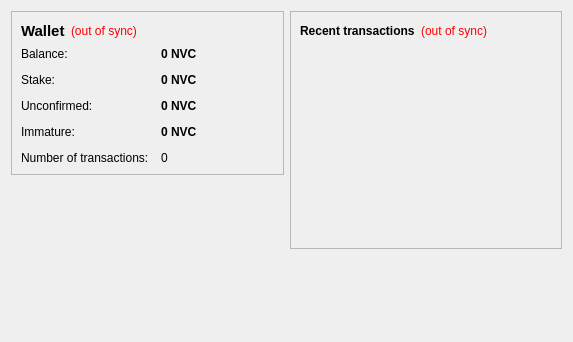
<?xml version="1.0" encoding="UTF-8"?>
<ui version="4.0">
 <class>OverviewPage</class>
 <widget class="QWidget" name="OverviewPage">
  <property name="geometry">
   <rect>
    <x>0</x>
    <y>0</y>
    <width>573</width>
    <height>342</height>
   </rect>
  </property>
  <property name="windowTitle">
   <string>Form</string>
  </property>
  <layout class="QHBoxLayout" name="horizontalLayout" stretch="1,1">
   <item>
    <layout class="QVBoxLayout" name="verticalLayout_2">
     <item>
      <widget class="QFrame" name="frame">
       <property name="frameShape">
        <enum>QFrame::StyledPanel</enum>
       </property>
       <property name="frameShadow">
        <enum>QFrame::Raised</enum>
       </property>
       <layout class="QVBoxLayout" name="verticalLayout_4">
        <item>
         <layout class="QHBoxLayout" name="horizontalLayout_4">
          <item>
           <widget class="QLabel" name="label_5">
            <property name="font">
             <font>
              <pointsize>11</pointsize>
              <weight>75</weight>
              <bold>true</bold>
             </font>
            </property>
            <property name="text">
             <string>Wallet</string>
            </property>
           </widget>
          </item>
          <item>
           <widget class="QLabel" name="labelWalletStatus">
            <property name="toolTip">
             <string>The displayed information may be out of date. Your wallet automatically synchronizes with the AlbaCoin network after a connection is established, but this process has not completed yet.</string>
            </property>
            <property name="styleSheet">
             <string notr="true">QLabel { color: red; }</string>
            </property>
            <property name="text">
             <string notr="true">(out of sync)</string>
            </property>
            <property name="alignment">
             <set>Qt::AlignLeading|Qt::AlignLeft|Qt::AlignVCenter</set>
            </property>
           </widget>
          </item>
          <item>
           <spacer name="horizontalSpacer_2">
            <property name="orientation">
             <enum>Qt::Horizontal</enum>
            </property>
            <property name="sizeHint" stdset="0">
             <size>
              <width>40</width>
              <height>20</height>
             </size>
            </property>
           </spacer>
          </item>
         </layout>
        </item>
        <item>
         <layout class="QFormLayout" name="formLayout_2">
          <property name="fieldGrowthPolicy">
           <enum>QFormLayout::AllNonFixedFieldsGrow</enum>
          </property>
          <property name="horizontalSpacing">
           <number>12</number>
          </property>
          <property name="verticalSpacing">
           <number>12</number>
          </property>
          <item row="0" column="0">
           <widget class="QLabel" name="label">
            <property name="text">
             <string>Balance:</string>
            </property>
           </widget>
          </item>
          <item row="0" column="1">
           <widget class="QLabel" name="labelBalance">
            <property name="font">
             <font>
              <weight>75</weight>
              <bold>true</bold>
             </font>
            </property>
            <property name="cursor">
             <cursorShape>IBeamCursor</cursorShape>
            </property>
            <property name="toolTip">
             <string>Your current balance</string>
            </property>
            <property name="text">
             <string notr="true">0 NVC</string>
            </property>
            <property name="textInteractionFlags">
             <set>Qt::LinksAccessibleByMouse|Qt::TextSelectableByKeyboard|Qt::TextSelectableByMouse</set>
            </property>
           </widget>
          </item>
          <item row="1" column="0">
           <widget class="QLabel" name="label_6">
            <property name="text">
             <string>Stake:</string>
            </property>
           </widget>
          </item>
          <item row="1" column="1">
           <widget class="QLabel" name="labelStake">
            <property name="font">
             <font>
              <weight>75</weight>
              <bold>true</bold>
             </font>
            </property>
            <property name="cursor">
             <cursorShape>IBeamCursor</cursorShape>
            </property>
            <property name="toolTip">
             <string>Total of coins that was staked, and do not yet count toward the current balance</string>
            </property>
            <property name="text">
             <string notr="true">0 NVC</string>
            </property>
            <property name="textInteractionFlags">
             <set>Qt::LinksAccessibleByMouse|Qt::TextSelectableByKeyboard|Qt::TextSelectableByMouse</set>
            </property>
           </widget>
          </item>
          <item row="2" column="0">
           <widget class="QLabel" name="label_3">
            <property name="text">
             <string>Unconfirmed:</string>
            </property>
           </widget>
          </item>
          <item row="2" column="1">
           <widget class="QLabel" name="labelUnconfirmed">
            <property name="font">
             <font>
              <weight>75</weight>
              <bold>true</bold>
             </font>
            </property>
            <property name="cursor">
             <cursorShape>IBeamCursor</cursorShape>
            </property>
            <property name="toolTip">
             <string>Total of transactions that have yet to be confirmed, and do not yet count toward the current balance</string>
            </property>
            <property name="text">
             <string notr="true">0 NVC</string>
            </property>
            <property name="textInteractionFlags">
             <set>Qt::LinksAccessibleByMouse|Qt::TextSelectableByKeyboard|Qt::TextSelectableByMouse</set>
            </property>
           </widget>
          </item>
          <item row="3" column="0">
           <widget class="QLabel" name="labelImmatureText">
            <property name="text">
             <string>Immature:</string>
            </property>
           </widget>
          </item>
          <item row="3" column="1">
           <widget class="QLabel" name="labelImmature">
            <property name="font">
             <font>
              <weight>75</weight>
              <bold>true</bold>
             </font>
            </property>
            <property name="toolTip">
             <string>Mined balance that has not yet matured</string>
            </property>
            <property name="text">
             <string notr="true">0 NVC</string>
            </property>
            <property name="textInteractionFlags">
             <set>Qt::LinksAccessibleByMouse|Qt::TextSelectableByKeyboard|Qt::TextSelectableByMouse</set>
            </property>
           </widget>
          </item>
          <item row="4" column="0">
           <widget class="QLabel" name="label_2">
            <property name="text">
             <string>Number of transactions:</string>
            </property>
           </widget>
          </item>
          <item row="4" column="1">
           <widget class="QLabel" name="labelNumTransactions">
            <property name="toolTip">
             <string>Total number of transactions in wallet</string>
            </property>
            <property name="text">
             <string notr="true">0</string>
            </property>
           </widget>
          </item>
         </layout>
        </item>
       </layout>
      </widget>
     </item>
     <item>
      <spacer name="verticalSpacer">
       <property name="orientation">
        <enum>Qt::Vertical</enum>
       </property>
       <property name="sizeHint" stdset="0">
        <size>
         <width>20</width>
         <height>40</height>
        </size>
       </property>
      </spacer>
     </item>
    </layout>
   </item>
   <item>
    <layout class="QVBoxLayout" name="verticalLayout_3">
     <item>
      <widget class="QFrame" name="frame_2">
       <property name="frameShape">
        <enum>QFrame::StyledPanel</enum>
       </property>
       <property name="frameShadow">
        <enum>QFrame::Raised</enum>
       </property>
       <layout class="QVBoxLayout" name="verticalLayout">
        <item>
         <layout class="QHBoxLayout" name="horizontalLayout_2">
          <item>
           <widget class="QLabel" name="label_4">
            <property name="text">
             <string>&lt;b&gt;Recent transactions&lt;/b&gt;</string>
            </property>
           </widget>
          </item>
          <item>
           <widget class="QLabel" name="labelTransactionsStatus">
            <property name="toolTip">
             <string>The displayed information may be out of date. Your wallet automatically synchronizes with the AlbaCoin network after a connection is established, but this process has not completed yet.</string>
            </property>
            <property name="styleSheet">
             <string notr="true">QLabel { color: red; }</string>
            </property>
            <property name="text">
             <string notr="true">(out of sync)</string>
            </property>
            <property name="alignment">
             <set>Qt::AlignRight|Qt::AlignTrailing|Qt::AlignVCenter</set>
            </property>
           </widget>
          </item>
          <item>
           <spacer name="horizontalSpacer">
            <property name="orientation">
             <enum>Qt::Horizontal</enum>
            </property>
            <property name="sizeHint" stdset="0">
             <size>
              <width>40</width>
              <height>20</height>
             </size>
            </property>
           </spacer>
          </item>
         </layout>
        </item>
        <item>
         <widget class="QListView" name="listTransactions">
          <property name="styleSheet">
           <string notr="true">QListView { background: transparent; }</string>
          </property>
          <property name="frameShape">
           <enum>QFrame::NoFrame</enum>
          </property>
          <property name="verticalScrollBarPolicy">
           <enum>Qt::ScrollBarAlwaysOff</enum>
          </property>
          <property name="horizontalScrollBarPolicy">
           <enum>Qt::ScrollBarAlwaysOff</enum>
          </property>
          <property name="selectionMode">
           <enum>QAbstractItemView::NoSelection</enum>
          </property>
         </widget>
        </item>
       </layout>
      </widget>
     </item>
     <item>
      <spacer name="verticalSpacer_2">
       <property name="orientation">
        <enum>Qt::Vertical</enum>
       </property>
       <property name="sizeHint" stdset="0">
        <size>
         <width>20</width>
         <height>40</height>
        </size>
       </property>
      </spacer>
     </item>
    </layout>
   </item>
  </layout>
 </widget>
 <resources/>
 <connections/>
</ui>
